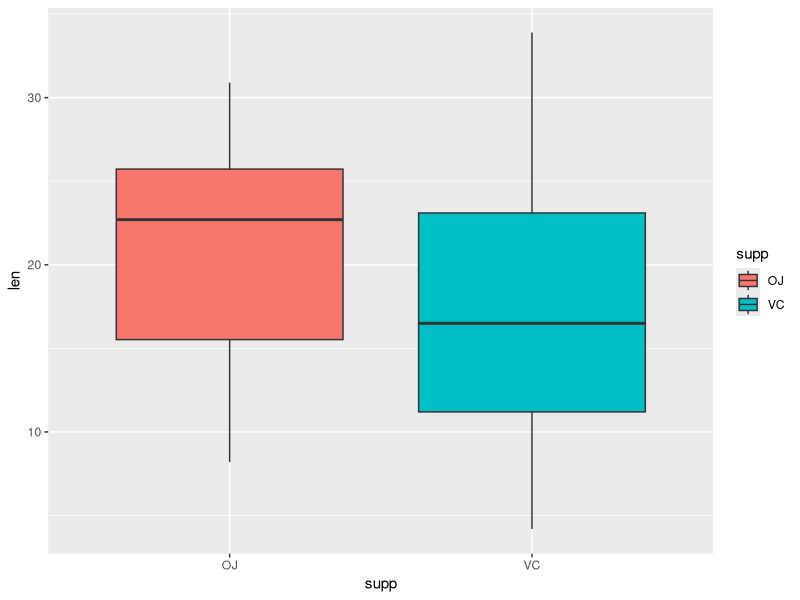
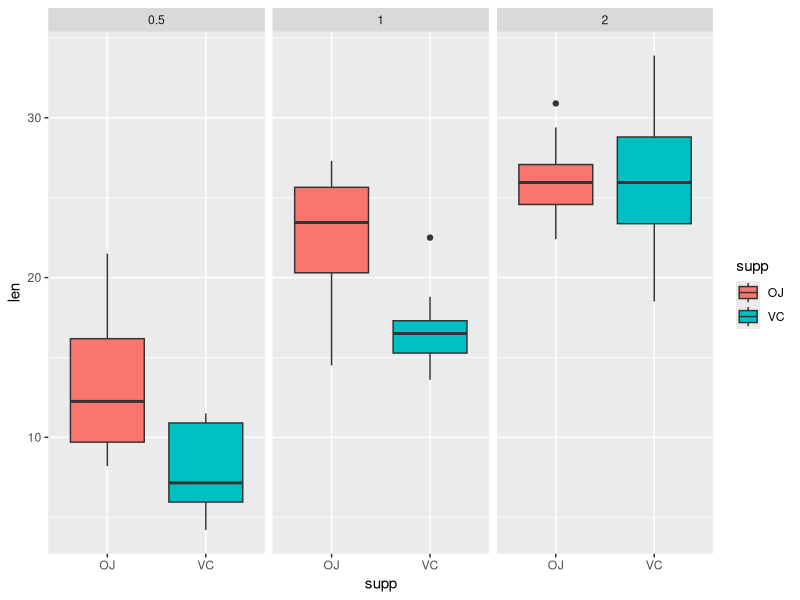

These figures' R source, in order:
## ---- chunk 1
library(datasets) 
library(ggplot2) 
library(reshape2) 
library(dplyr) 
data(ToothGrowth)
## ---- chunk 2
g = ggplot(ToothGrowth, aes(supp, len,fill =supp)) 
g =g	+geom_boxplot ()
g

## ---- chunk 3
g = ggplot(ToothGrowth, aes(supp, len,fill =supp)) 
g =g	+geom_boxplot ()
g =g	+facet_grid (. ~ dose) 
g

